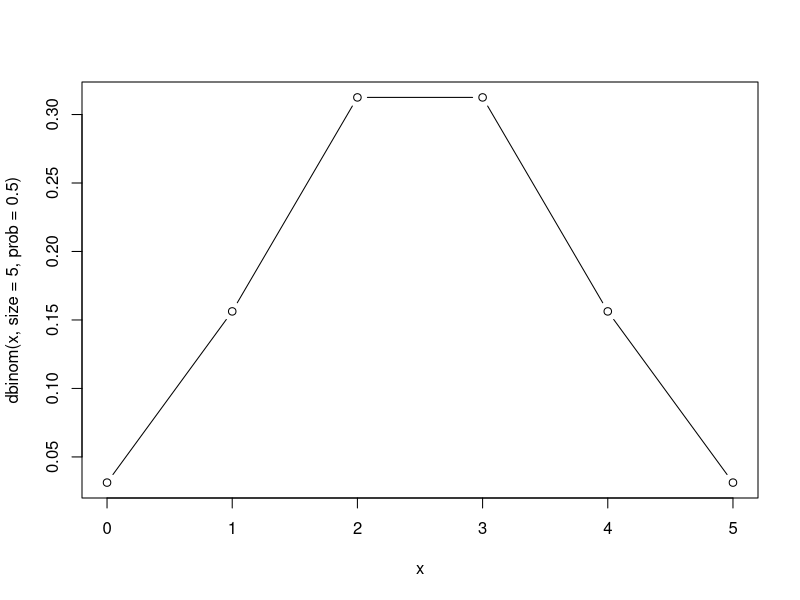
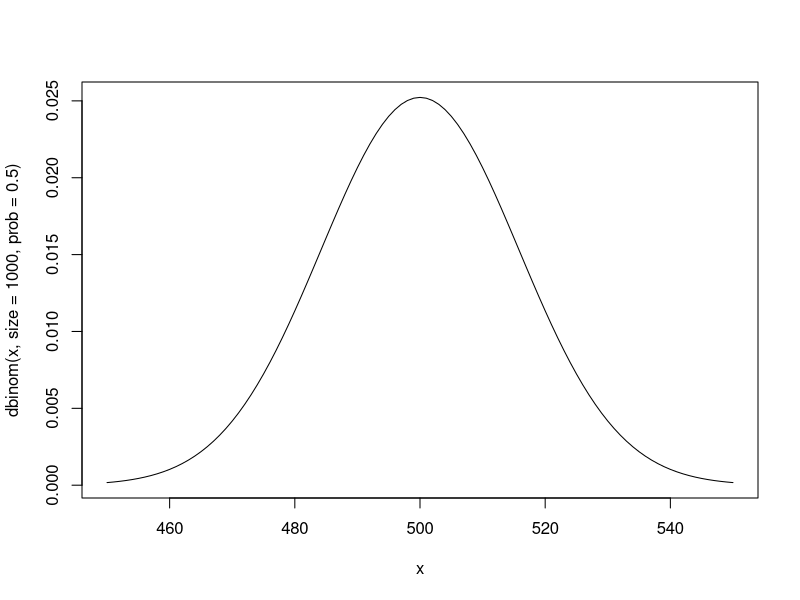
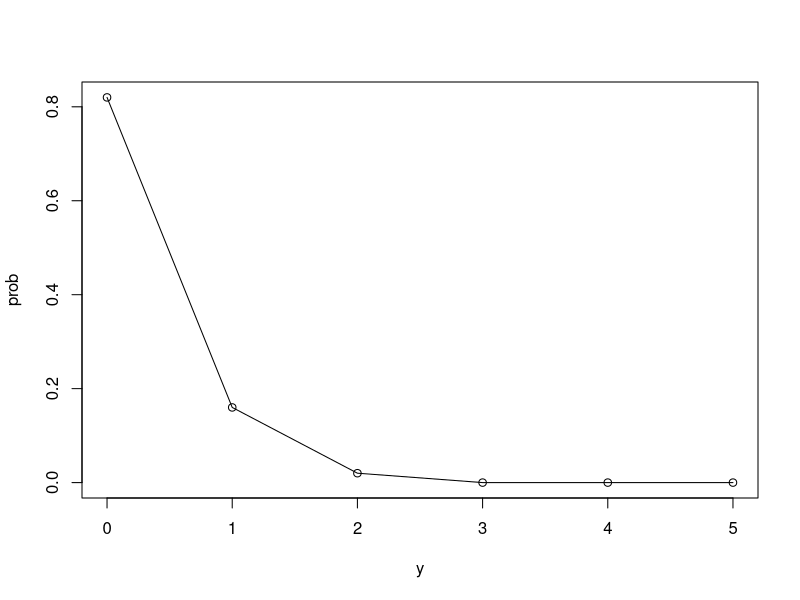
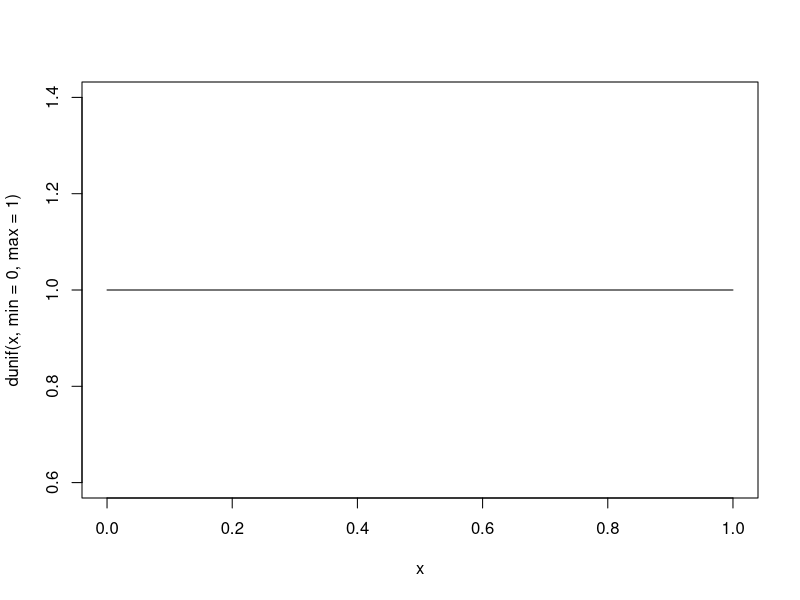
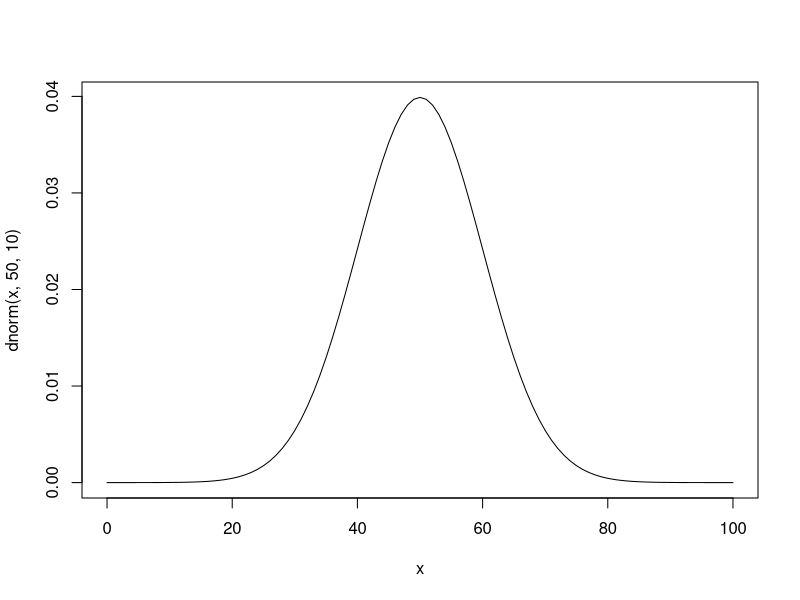
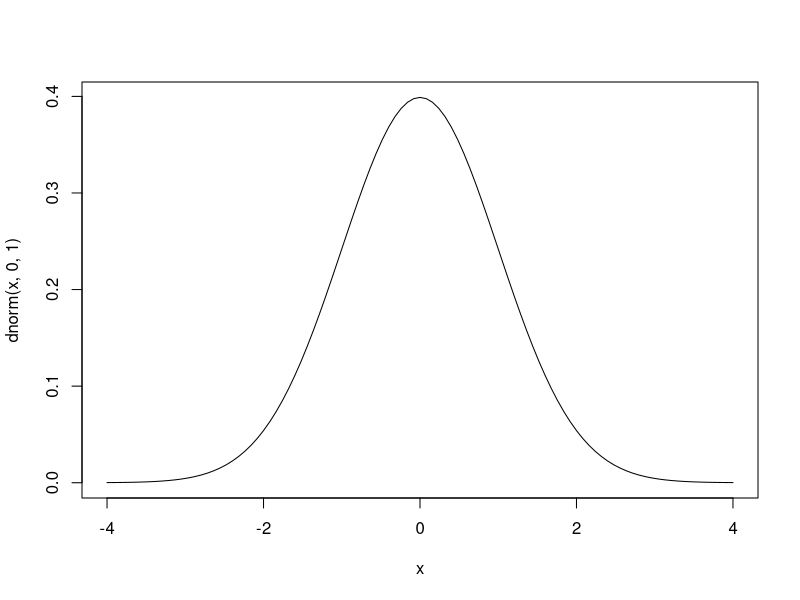
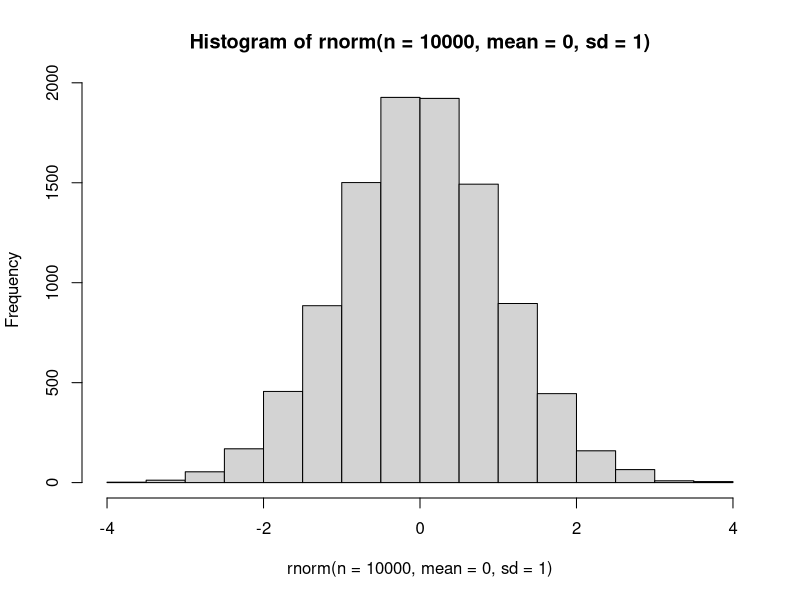
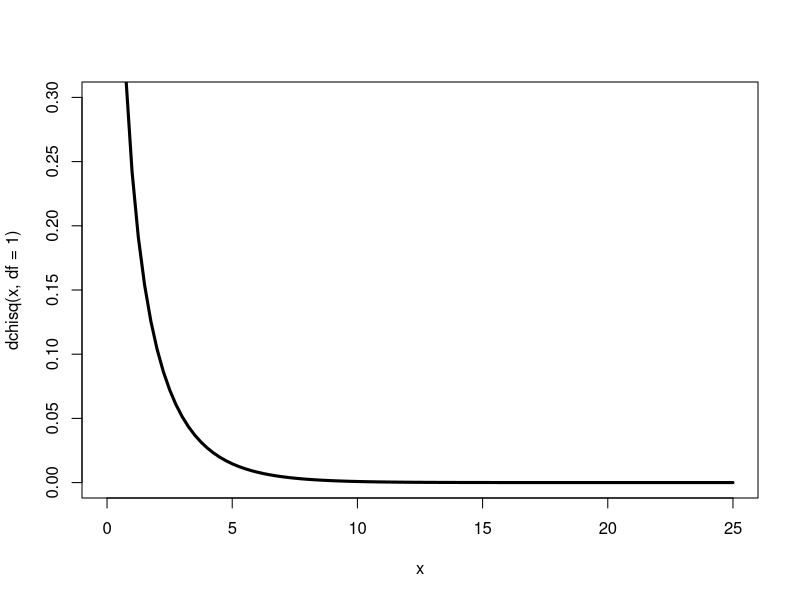

Reproduce these figures in R, in order. (Note: this script raises an error after producing the figures.)
library(tidyverse)
##確率分布

 #ベルヌーイ分布
  #p=0.5のベルヌーイ乱数を10個発生
rbinom(n=10, size=1, prob=0.5)
rbinom(10, 1, 0.5)
 #二項分布
  #n=5,p=0.5の二項乱数を10個発生
rbinom(n=10, size=5, prob=0.5)
rbinom(10, 5, 0.5)
  #n=5,p=0.5,の二項分布において2をとる確率
dbinom(x=2, size=5, prob=0.5)
  #n=5,p=0.5,の二項分布の確率関数
x <- 0:5  # x:yは連続する自然数を返すコマンド
plot(x, dbinom(x, size=5, prob=0.5), type='b')
  #n=1,000,p=0.5,の二項分布の確率関数
x <- 450:550
plot(x, dbinom(x, size=1000, prob=0.5), type='l')


 #ポアソン分布
  #
y <- c(0,1,2,3,4,5)
prob <- dpois(y, lambda = 0.2) %>% 
  round(digits = 2)
plot(y, prob, type="o")


 #一様分布
  #0~1までの一様分布
curve(dunif(x, min=0, max=1),from=0, to=1, type="l")
  #範囲(0,1)の一様乱数を10個発生
runif(n=10, min=0, max=1)
  #範囲(0,1)の一様分布において、0.7より小さい値をとる確率
punif(q=0.7, min=0, max=1)
  #範囲(0,1)の一様分布において、下側確率0.7のパーセント点
qunif(p=0.7, min=0, max=1)


 #正規分布
  #平均50、標準偏差10の正規分布
curve(dnorm(x,50,10),0,100)
  #平均0、標準偏差1の正規分布(標準正規分布)
curve(dnorm(x,0,1),-4,4)
  #標準正規分布において、2より小さい値をとる確率
pnorm(q=2, mean=0, sd=1)
  #標準正規分布において、下側確率0.95のパーセント点
qnorm(p=0.95, mean=0, sd=1)
  #標準正規乱数10,000個のヒストグラム
hist(rnorm(n=10000, mean=0, sd=1))


 #カイ二乗分布
  #自由度1のカイ二乗分布
curve(dchisq(x, df=1), xlim = c( 0, 25 ), ylim = c( 0, 0.3 ), lwd = 3)
  #自由度5のカイ二乗分布
curve(dchisq(x, df=5), xlim = c( 0, 25 ), ylim = c( 0, 0.3 ), lwd = 3)
  #自由度5のカイ二乗分布において、11.070よりも小さい値を取る確率
pchisq(q=11.070, df=5)
  #自由度5のカイ二乗分布において、下側確率0.95のパーセント
qchisq(p=0.95, df=5)


 #t分布
  #自由度10のt分布
curve(dt(x, df=10), xlim=c(-4,4), ylim=ßc(0,0.4))
  #自由度10のt分布
curve(dt(x, df=30), xlim=c(-4,4), ylim=c(0,0.4))
  #自由度5のt分布において、2.571よりも小さい値を取る確率
pt(q=2.571, df=5)
  #自由度5のt分布において、下側確率0.95のパーセント
qt(p=0.975, df=5)


 #F分布
  #自由度1=5,自由度2=1のF分布
curve(df(x, df1=5, df2=1), xlim=c(0,5), ylim=c(0,1))
  #自由度1=5,自由度2=20のF分布
curve(df(x, df1=5, df2=20), xlim=c(0,5), ylim=c(0,1))
  #自由度1=5,自由度2=10のF分布において、2.571よりも小さい値を取る確率
pf(q=3.326, df1=5, df2=10)
  #自由度1=5,自由度2=10のF分布において、下側確率0.95のパーセント
qf(p=0.95, df1=5, df2=10)
